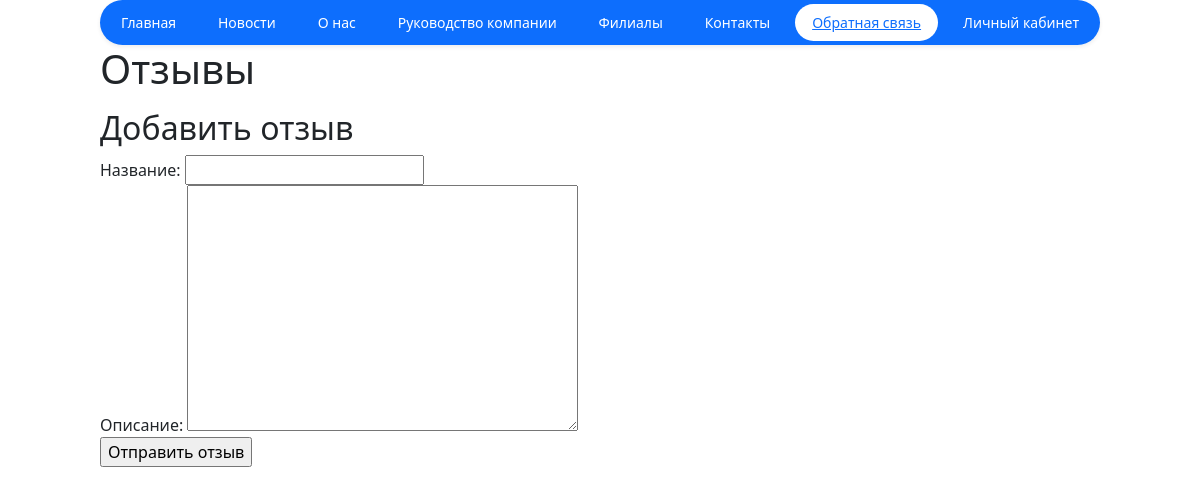
Before: /feedbacks with the older database file.
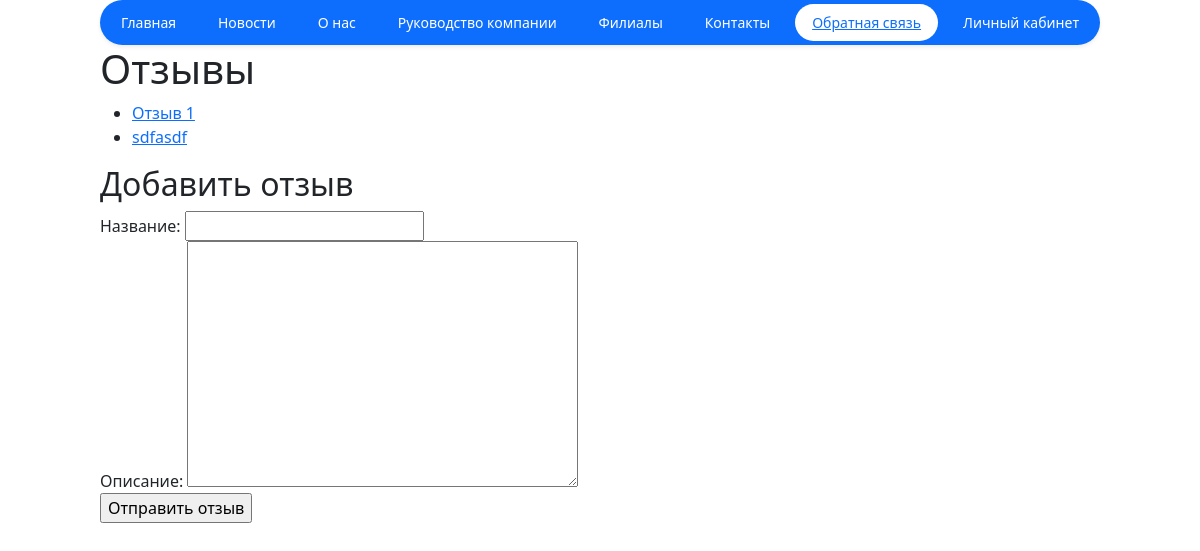
After: the same page with the newer database file.
### core/models.py (models this page shows, shortened)
class Feedback(models.Model):
    title = models.CharField(max_length=255, verbose_name="Название")
    text = models.TextField(verbose_name="описание")

### core/views.py (the view)
# urls.py: path("feedbacks", feedbacks, name="feedbacks"),
def feedbacks(request):
    if request.method == "POST":
        feedbacks_form = FeedBackModelForm(request.POST)
        feedbacks_form.save()
    feedbacks = Feedback.objects.all()
    feedbacks_form = FeedBackModelForm()
    return render(
        request,
        "feedbacks.html",
        {"feedbacks": feedbacks, "feedbacks_form": feedbacks_form}
    )

### core/forms.py
class FeedBackModelForm(forms.ModelForm):
    class Meta:
        model = Feedback
        fields = ["title", "text"]

### templates/feedbacks.html (shortened to what this page needs)
{% extends "base.html" %}
{% block content %}
    <h1>Отзывы</h1>
    <ul>
        {% for i in feedbacks %}
            <li><a href="{% url 'feedbacks_details' i.id %}">{{ i.title }}</a></li>
        {% endfor %}
    </ul>
<h2>Добавить отзыв</h2>
    <form action="{% url 'feedbacks' %}" method='post'>
        {{ feedbacks_form }}
        <p><input type="submit" value="Отправить отзыв"></p>
    </form>
{% endblock %}

Changed rows visible on the page:
added Feedback: title "Отзыв 1"
added Feedback: title "sdfasdf"
